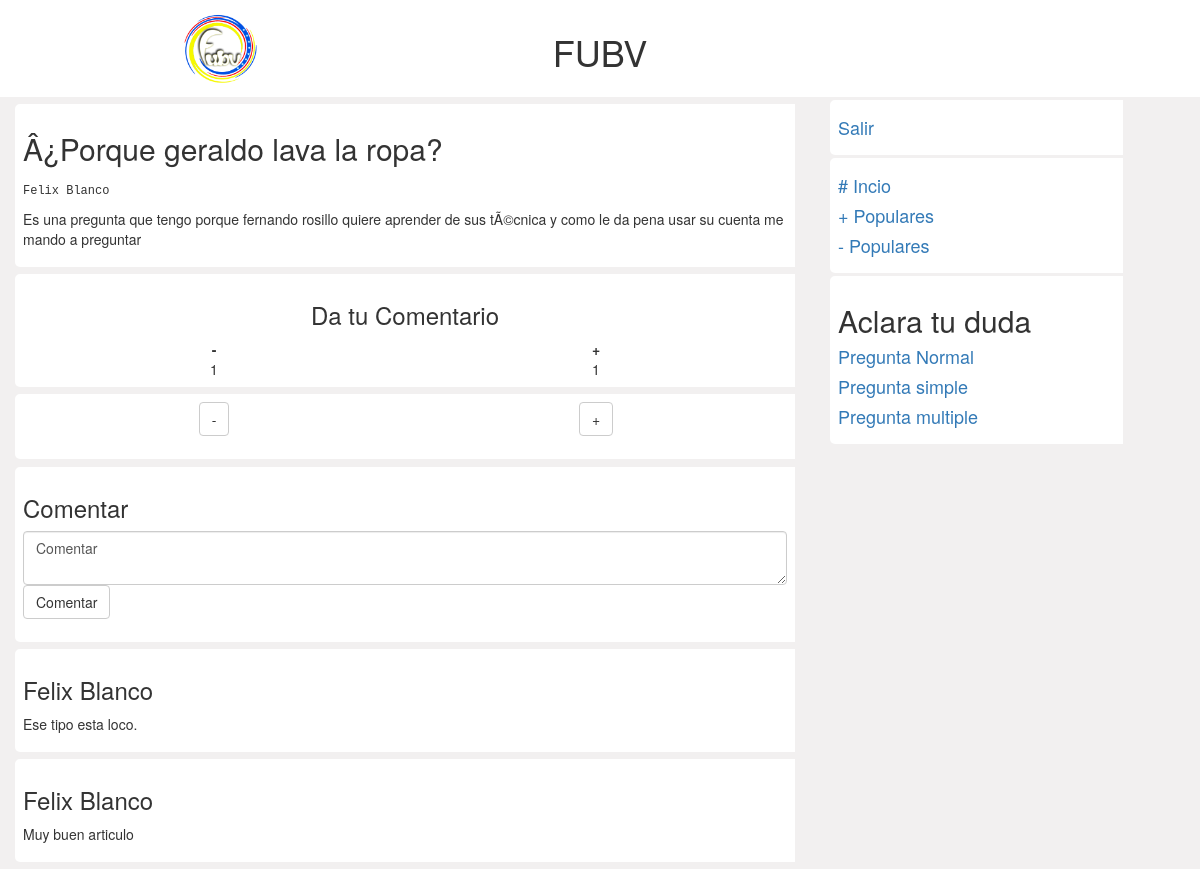
/post.php?w=12 (signed in), run on the app's committed database.
### tables this page shows
CREATE TABLE IF NOT EXISTS `tema` (
`id` int(11) NOT NULL,
  `titulo` varchar(100) NOT NULL,
  `pregunta` varchar(500) NOT NULL,
  `id_persona` int(11) NOT NULL
);

CREATE TABLE IF NOT EXISTS `comentarios` (
`id` int(11) NOT NULL,
  `comentario` varchar(200) NOT NULL,
  `id_persona` int(11) NOT NULL,
  `id_tema` int(11) NOT NULL
);

CREATE TABLE IF NOT EXISTS `persona` (
`id` int(11) NOT NULL,
  `nombre` varchar(20) NOT NULL,
  `apellido` varchar(20) NOT NULL,
  `correo` varchar(20) NOT NULL,
  `clave` varchar(20) NOT NULL
);

### post.php (called while the page is built)
<?php
require("controlador/inicio.php");
$obj=new inicio;
$obj->post($_GET['w'],$_SESSION['statud']);
?>

### modelo/dbInicio.php (the view, shortened to what this page needs)
<?php
class dbInicio extends conex{
	function dbPost($DBpost){
		$Q_POST=mysql_query("select * from tema,persona where tema.id='".$DBpost."' and persona.id=tema.id_persona ");
		while ($roPOST=mysql_fetch_array($Q_POST)) {
			$this->POST_TODO=array('titulo' => $roPOST['titulo'],
							   'pregunta'=> $roPOST['pregunta'],
							   'nombreuser' => $roPOST['nombre']." ".$roPOST['apellido']);
		}
	}
	function dbmasYmenoTema($temaMN){
		$MalTema=mysql_query("select * from persona_mal_tema where id_tema='".$temaMN."' ");
		$BuenTema=mysql_query("select * from persona_buen_tema where id_tema='".$temaMN."' ");
		echo "
		<div class='row text-center pa_menu'>
			<h3>Da tu Comentario</h3>
			<div class='col-md-6'> <b class='signo'>-</b><br> ".mysql_num_rows($MalTema)."</div>
			<div class='col-md-6'><b class='signo'>+</b><br> ".mysql_num_rows($BuenTema)."</div>
		</div>";
	}
	function dbcomentarios($tema){
		$QueToCOmentario=mysql_query("select * from comentarios,persona where id_tema='".$tema."' and persona.id=comentarios.id_persona");
		while ($roCo = mysql_fetch_array($QueToCOmentario)) {
			echo "<div class='row pa_menu'>
					<h3>".$roCo['nombre']." ".$roCo['apellido']."</h3>
					<p>". $roCo['comentario']."</p>
				 </div>";
		}
	}
}
?>

### controlador/inicio.php (shortened to what this page needs)
<?php
require("modelo/dbInicio.php");
class inicio extends dbInicio{
	function post($post,$statud){
		echo file_get_contents("vista/encabezado.html");
		$plantillaVC=file_get_contents("vista/post.html");
		dbInicio::dbPost($post);
		if ($post == "popular") {
			dbInicio::dbPopular($post);
		}elseif($post == "m_popular"){
			dbInicio::dbM_Popular($post);
		}elseif(is_numeric($post)){
			foreach($this->POST_TODO as $claveVC => $valorVC) {
				$plantillaVC=str_replace('{'.$claveVC.'}',$valorVC, $plantillaVC);
			}
			echo $plantillaVC;
			inicio::masYmenoTema($post);
			inicio::comentarios($post);
			echo "</div><div class='col-md-3 mv3'>";
		}else{
		}
		if ($statud == "true") {
			echo file_get_contents("vista/menu_uno.html");
			echo file_get_contents("vista/pregunta.html");
			echo file_get_contents("vista/pie.html");
		}else{
			echo file_get_contents("vista/menu_uno.html");
			inicio::form_login();
			inicio::form_registro();
			echo file_get_contents("vista/pie.html");
		}
	}
	function form_mas_meno($url){
		$infoUrl = array('url' => $url);
		$Pla=file_get_contents("vista/dale_mas_meno.html");
		foreach($infoUrl as $Cla => $va) {
			$Pla=str_replace('{'.$Cla.'}',$va, $Pla);
		}
		echo $Pla;
	}
	function comt_externo($url){
		$infoUrl = array('url' => $url);
		$Pla=file_get_contents("vista/comentario_externo.html");
		foreach($infoUrl as $Cla => $va) {
			$Pla=str_replace('{'.$Cla.'}',$va, $Pla);
		}
		echo $Pla;
	}
	function masYmenoTema($temaMN){
		dbInicio::dbmasYmenoTema($temaMN);
	}
	function mostrar_user($user){
		$User_info_menu=file_get_contents("vista/user.html");
		$info = array('user' =>$user);
		foreach($info as $Cla => $Val) {
			$User_info_menu=str_replace('{'.$Cla.'}',$Val, $User_info_menu);
		}
		echo $User_info_menu;
	}
	function comentarios($tema){
		dbInicio::dbcomentarios($tema);
	}
}
?>

### public/css/estilo.css (style rules this page uses)
body { background-color: #F2F0F0; }
header { background-color: white; padding: 1%; }
header img { width: 22%; }
samp { font-size: 12px; }
.pa_menu { background-color: white; border-radius: 5px 0px 0px 5px; margin-bottom: 1%; margin-top: 1%; padding: 8px; }
.mv3 { margin-left:3%; }

### data on the page
tema: plantillaVC "Â¿Porque geraldo lava la ropa? Felix Blanco Es una pregunta que tengo porque fernando rosillo quiere aprender de sus tÃ©cnica y como le da pena usar su cuenta me mando a preguntar"
comentarios: id_persona.nombre "Felix", id_persona.apellido "Blanco", comentario "Ese tipo esta loco."
comentarios: id_persona.nombre "Felix", id_persona.apellido "Blanco", comentario "Muy buen articulo"

### other printed values
file_get_contents("vista/encabezado.html") "FUBV"
mysql_num_rows($MalTema) "1"
mysql_num_rows($BuenTema) "1"
$Pla "- +"
$User_info_menu "Salir"
file_get_contents("vista/menu_uno.html") "# Incio + Populares - Populares"
file_get_contents("vista/pregunta.html") "Aclara tu duda Pregunta Normal Pregunta simple Pregunta multiple"
